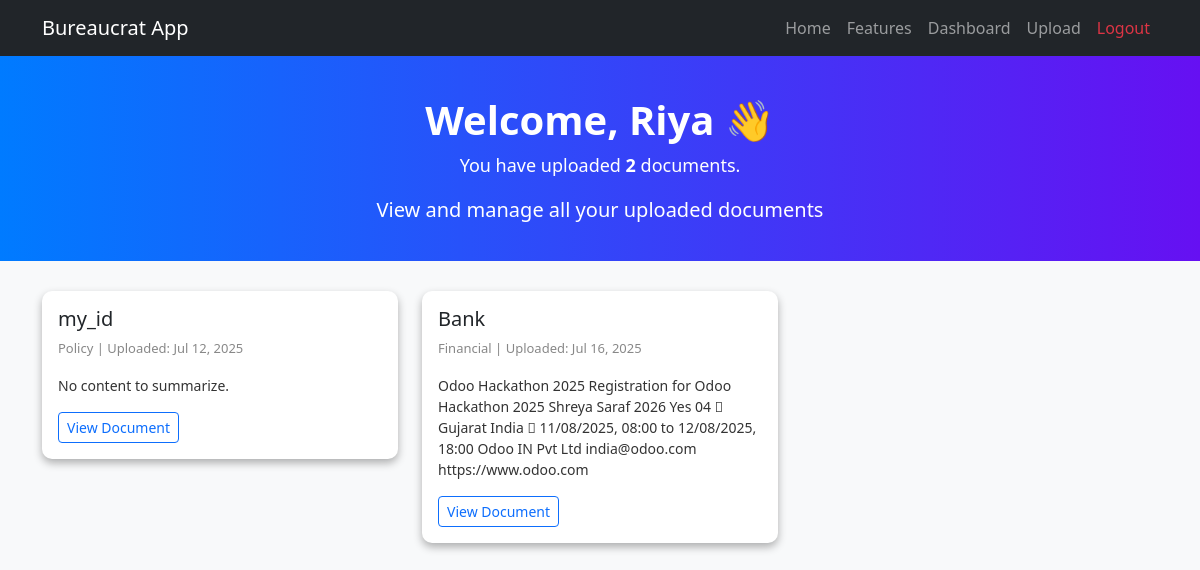
Page /dashboard/ (signed in) on the earlier database version.
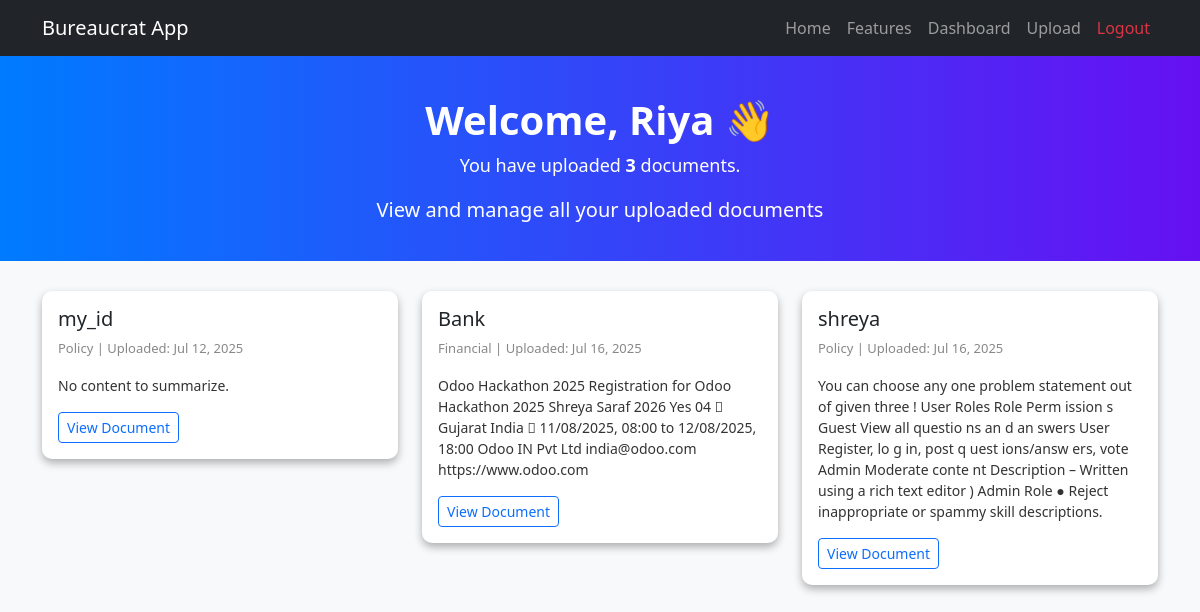
Same page on the later database version.
### core/models.py (models this page shows, shortened)
class Document(models.Model):
    LEGAL = 'Legal'
    FINANCIAL = 'Financial'
    POLICY = 'Policy'
    CATEGORY_CHOICES = [
        (LEGAL, 'Legal'),
        (FINANCIAL, 'Financial'),
        (POLICY, 'Policy'),
    ]
    user = models.ForeignKey(User, on_delete=models.CASCADE)
    title = models.CharField(max_length=255)
    file = models.FileField(upload_to=categorized_upload_to)  # Dynamic folder path
    category = models.CharField(max_length=50, choices=CATEGORY_CHOICES)
    uploaded_at = models.DateTimeField(auto_now_add=True)
    summary = models.TextField(blank=True, null=True)  # Add summary field

### core/views.py (the view)
# urls.py: path('dashboard/', dashboard_view, name='dashboard'),
def dashboard_view(request):
    if request.user.is_authenticated:
        documents = Document.objects.filter(user=request.user)
        return render(request, 'core/dashboard.html', {'documents': documents})
    else:
        return redirect('login')

### core/templates/core/dashboard.html (shortened to what this page needs)
{% load static %}
<!DOCTYPE html>
<html lang="en">
<head>
  <link href="https://cdn.jsdelivr.net/npm/bootstrap@5.3.0/dist/css/bootstrap.min.css" rel="stylesheet">
</head>
<body>
<nav class="navbar navbar-expand-lg navbar-dark bg-dark">
  <div class="container">
    <a class="navbar-brand" href="{% url 'home' %}">Bureaucrat App</a>
    <div class="collapse navbar-collapse" id="navbarNav">
      <ul class="navbar-nav ms-auto">
        <li class="nav-item"><a class="nav-link" href="{% url 'home' %}">Home</a></li>
        <li class="nav-item"><a class="nav-link" href="{% url 'home' %}#features">Features</a></li>
        <li class="nav-item"><a class="nav-link" href="{% url 'dashboard' %}">Dashboard</a></li>
        <li class="nav-item"><a class="nav-link" href="{% url 'upload_and_summarize' %}">Upload</a></li>
        <li class="nav-item"><a class="nav-link text-danger" href="{% url 'logout' %}">Logout</a></li>
      </ul>
    </div>
  </div>
</nav>
  <div class="dashboard-header text-center">
    <div class="container">
      <h1>Welcome, {{ user.username }} 👋</h1>
      <p class="subtext">You have uploaded <strong>{{ documents|length }}</strong> document{{ documents|length|pluralize }}.</p>
      <p class="lead">View and manage all your uploaded documents</p>
    </div>
  </div>
  <div class="container">
    {% if documents %}
      <div class="row">
        {% for doc in documents %}
          <div class="col-md-6 col-lg-4 mb-4">
            <div class="card document-card">
              <div class="card-body">
                <h5 class="card-title">{{ doc.title }}</h5>
                <p class="doc-meta">{{ doc.category }} | Uploaded: {{ doc.uploaded_at|date:"M d, Y" }}</p>
                <div class="summary-box mt-2">
                  {% if doc.summary %}
                    {{ doc.summary }}
                  {% else %}
                    <em>No summary available.</em>
                  {% endif %}
                </div>
                <a href="{{ doc.file.url }}" class="btn btn-sm btn-outline-primary mt-3" target="_blank">View Document</a>
              </div>
            </div>
          </div>
        {% endfor %}
      </div>
    {% else %}
      <div class="no-docs">
        <p>You haven’t uploaded any documents yet.</p>
        <a href="{% url 'upload_and_summarize' %}" class="btn btn-primary mt-3">Upload Document</a>
      </div>
    {% endif %}
  </div>
</body>
</html>

### core/templates/core/dashboard.html (style rules this page uses)
body { background-color: #f8f9fa; font-family: 'Segoe UI', Tahoma, Geneva, Verdana, sans-serif; }
.dashboard-header { background: linear-gradient(to right, #007bff, #6610f2); color: white; padding: 40px 0 20px; margin-bottom: 30px; }
.dashboard-header h1 { font-weight: bold; }
.dashboard-header .subtext { font-size: 18px; }
.document-card { border: none; border-radius: 10px; box-shadow: 0 4px 8px rgba(0,0,0,0.3); transition: all 0.3s ease; }
.summary-box { font-size: 14px; color: #333; max-height: 150px; overflow-y: auto; }
.doc-meta { font-size: 13px; color: #888; }

Differences in the rows shown:
added Document: title "shreya", category "Policy", uploaded_at "Jul 16, 2025", summary "You can choose any one problem statement out of given three ! User Roles Role Perm ission s Guest View all questio ns an d an swers User Register, lo g in, post q uest ions/answ ers, vote Admin Moderate conte nt Description – Written using a rich text editor ) Admin Role ● Reject inappropriate or spammy skill descriptions."
Other differences:
{{ documents|length }}: "2" → "3"
